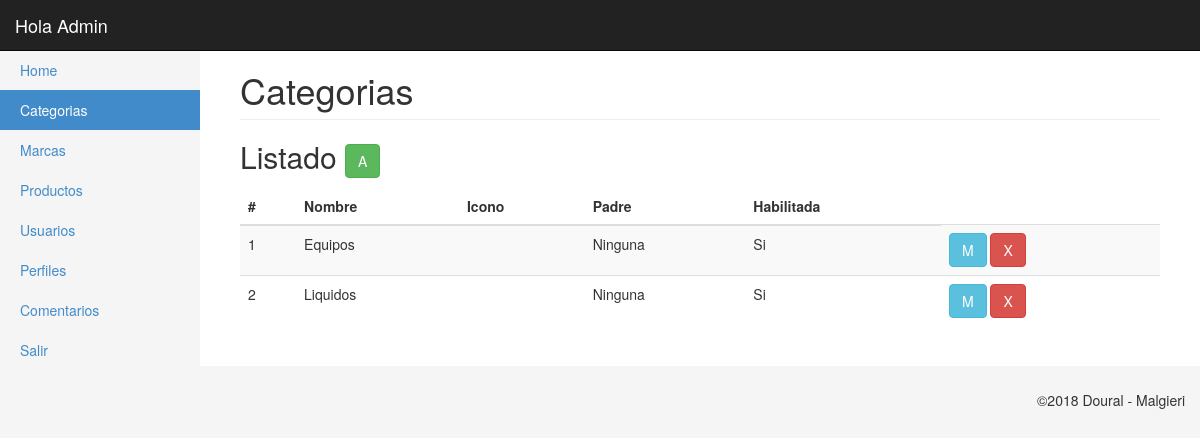
Page /_admin/categorias.php (signed in) on the committed database.
### tables this page shows
CREATE TABLE `categorias` (
  `id_categoria` int(11) NOT NULL AUTO_INCREMENT,
  `txt_desc` varchar(200) NOT NULL,
  `txt_icon` varchar(255) NOT NULL,
  `id_padre` int(11) NOT NULL DEFAULT '0',
  `sn_habilitada` int(11) NOT NULL,
  PRIMARY KEY (`id_categoria`)
);

### _admin/clases/categorias.php (called while the page is built, shortened)
<?
Class Categoria{
	private $con;
	public function __construct($con){
		$this->con = $con;
	}
	public function getList(){
		$query = "SELECT c.id_categoria, c.txt_desc, c.txt_icon, c.id_padre, c.sn_habilitada, case when c.sn_habilitada = -1 then 'Si' else 'No' end txt_habilitada, IFNULL((select cc.txt_desc from categorias cc where cc.id_categoria = c.id_padre), 'Ninguna') txt_padre
					 FROM categorias c";
        return $this->con->query($query);
	}
}
?>

### _admin/categorias.php (the view, shortened to what this page needs)
<?
require('inc/header.php');
?>
<div class="container-fluid">
    <?$categorysMenu = 'Categorias';
		$categorias = new Categoria($con);
		include('inc/side_bar.php');
    ?>
        <div class="col-sm-9 col-md-10 main">
		  <h1 class="page-header">
            Categorias
          </h1>
			<h2 class="sub-header">Listado
			<?if(in_array('category.add',$_SESSION['usuario']['permisos'])){?>
				<a href="categorias_ae.php"><button type="button" class="btn btn-success" title="Agregar">A</button></a>
			<?}?>
			</h2>
          <div class="table-responsive">
            <table class="table table-striped">
              <thead>
                <tr>
                  <th>#</th>
                  <th>Nombre</th>
				  <th>Icono</th>
				  <th>Padre</th>
				  <th>Habilitada</th>
                </tr>
              </thead>
			  <tbody>
				<?
					foreach($categorias->getList() as $categoria){?>
						<tr>
						  <td><?=$categoria['id_categoria'];?></td>
						  <td><?=$categoria['txt_desc'];?></td>
						  <td><?=$categoria['txt_icon'];?></td>
						  <td><?=$categoria['txt_padre'];?></td>
						  <td><?=$categoria['txt_habilitada'];?></td>
						  <td>
							<?if(in_array('category.edit',$_SESSION['usuario']['permisos'])){?>
								<a href="categorias_ae.php?edit=<?=$categoria['id_categoria']?>"><button type="button" class="btn btn-info" title="Modificar">M</button></a>
							<?}?>
							<?if(in_array('category.del',$_SESSION['usuario']['permisos'])){?>
								<a href="categorias.php?del=<?=$categoria['id_categoria']?>"><button type="button" class="btn btn-danger" title="Borrar">X</button></a>
							<?}?>
					      </td>
						</tr>
				    <?}?>
              </tbody>
            </table>
          </div>
      </div>
	</div>
</div>
<?include('inc/footer.php');?>

### _admin/css/styles.css (style rules this page uses)
body { padding-top: 50px; background-color: #f5f5f5; }
.main { padding: 20px; background-color: #fff; }
@media (min-width: 768px) { .main { padding-right: 40px; padding-left: 40px; } }
.main .page-header { margin-top: 0; }

### rows in the picture
categorias: id_categoria "1", txt_desc "Equipos", txt_padre "Ninguna", txt_habilitada "Si"
categorias: id_categoria "2", txt_desc "Liquidos", txt_padre "Ninguna", txt_habilitada "Si"

### other values in the picture
$_SESSION['usuario']['nombre'] "Admin"
